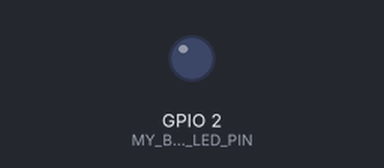
Recording of a program running on a simulated ESP8266 (NodeMCU). Parts: output pins drawn as LEDs (lit = HIGH).

Above: at 0.5 s.
At 5.0 s:
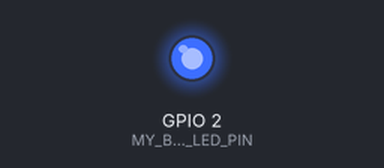
Timing chart, 0 to 6.9 s (numbered marks = the images above):
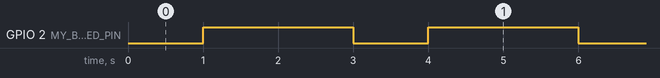

The program:

main.cpp
```cpp
#include <Arduino.h>/* для загрузки 5 6 7 включены*/

#define MY_BLUE_LED_PIN LED_BUILTIN //1 12 13 14 2 15 16 11

void setup() {
  pinMode(MY_BLUE_LED_PIN, OUTPUT);     // Initialise the LED_BUILTIN pin as an output
}

// the loop function runs over and over again forever
void loop() {
  digitalWrite(MY_BLUE_LED_PIN, LOW);   // Turn the LED on (Note that LOW is the voltage level
  // but actually the LED is on; this is because
  // it is active low on the ESP-01)
  delay(1000);                      // Wait for a second
  digitalWrite(MY_BLUE_LED_PIN, HIGH);  // Turn the LED off by making the voltage HIGH
  delay(2000);                      // Wait for two seconds (to demonstrate the active low LED)
}
```

Measured:
- by itself, GPIO 2 (MY_BLUE_LED_PIN): alternates HIGH for 2.0 s and LOW for 1.0 s
